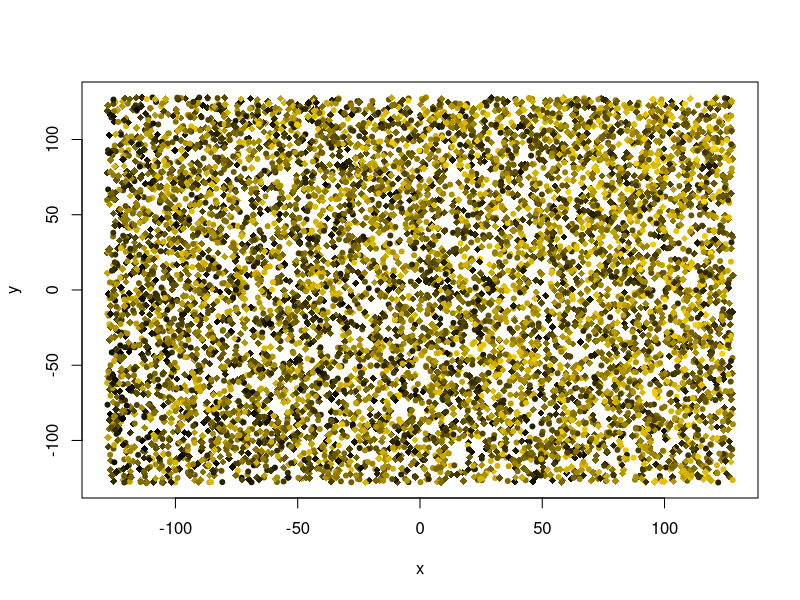
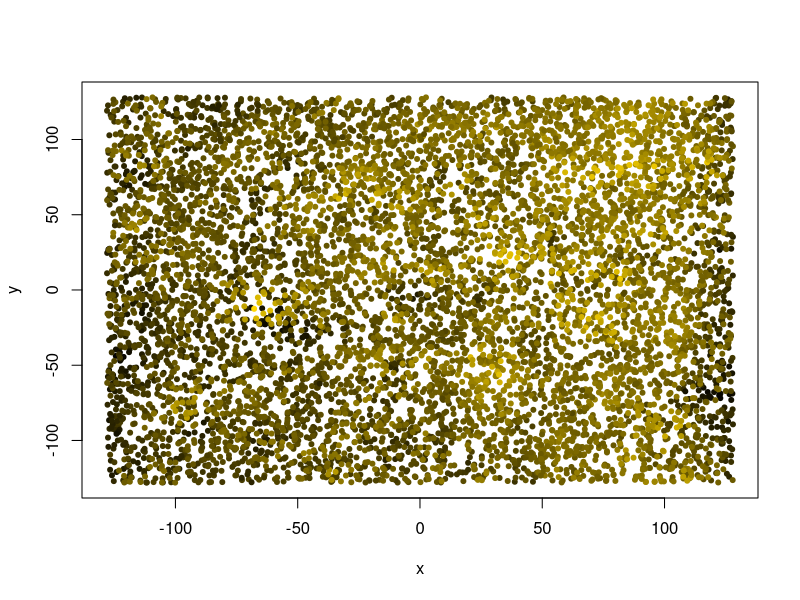
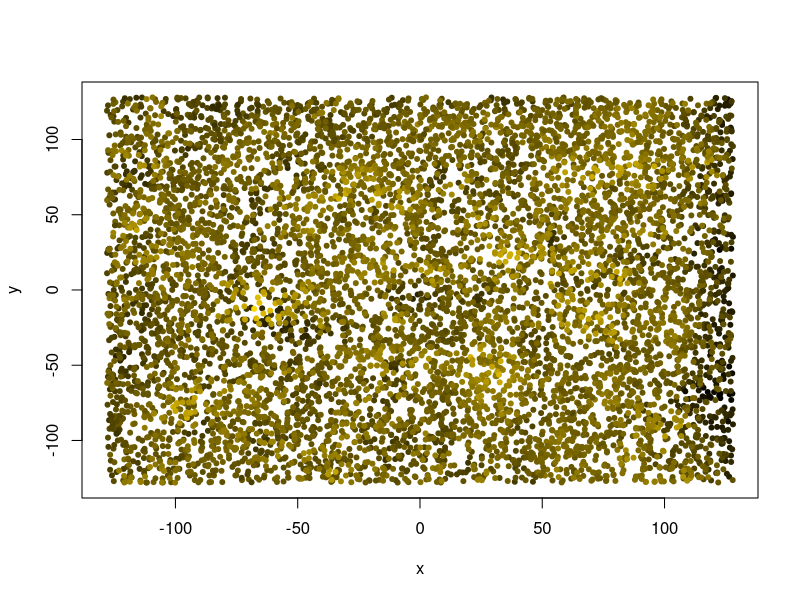

These charts were generated, in order, by the following R code: (Note: this script raises an error after producing the figures.)
## ---- chunk 1
#| eval: true
.libPaths("/data/R/library")
void <- suppressPackageStartupMessages
# library("sp") |> void()

# our beloved tidyverse components:
library("dplyr") |> void() 
library("ggplot2") |> void()  

## ---- chunk 2
n_observations <- 2^13
extent <- 128
smooth_sigma <- 16
zrange <- 2*pi

# covariate effect magnitudes
a_slope <- pi/3
b_slope <- pi/4

## ---- chunk 3
gimme_points <- function(N = 100, scale = 1.0) (runif(N)*2.0-1.0) * scale
data <- data.frame(
  x = gimme_points(n_observations, extent),
  y = gimme_points(n_observations, extent),
  z_ = gimme_points(n_observations, zrange)
)
knitr::kable(head(data, 5))
## ---- chunk 4

data$a <- 0.7 * data$x / extent + 0.3 * data$y / extent

## ---- chunk 5
data$b <- as.integer(rbinom(n = n_observations, size = 1, prob = 0.4))

data$z <- data$z_ + a_slope * data$a + b_slope * data$b

knitr::kable(head(data, 3))
## ---- chunk 6
#| label: fig-raw-data
#| fig-cap: "The raw data, unsmoothed."

# https://stackoverflow.com/a/9946970
rbpal <- colorRampPalette(c('black','gold'))
color <- rbpal(n_observations)[as.numeric(cut(data$z, breaks = n_observations))]

plot(data$x, data$y, col = color, pch = as.integer(18 + 2*data$b),
  xlab = "x", ylab = "y")
## ---- chunk 7
# compute the difference of all elements of one vector to each other
self_difference <- function (vec) outer(X = vec, Y = vec, FUN = function(X, Y)  Y-X)
wrap_difference <- function (vec) outer(X = vec, Y = vec, FUN = function(X, Y) (Y-X) %% (2*extent))

# Calculate the Euclidean distance of the x and y columns in a data frame.
Euclid <- function (data) sqrt(self_difference(data$x)^2 + self_difference(data$y)^2 )
Euclid_wrap <- function (data) sqrt(wrap_difference(data$x)^2 + wrap_difference(data$y)^2 )

# return the lower triangle of a matrix, unpacking it into a vector of unique values
lower_triangle <- function (mat) mat[lower.tri(mat)]
## ---- chunk 8

# smoothing 2D data
smooth <- function (data, sigma = NULL) {
  
  if (sigma <= 0 || is.null(sigma) || is.na(sigma)) {
    return(data$z)
  }

  dist <- Euclid_wrap(data)
  # sigma <- extent / 3
  weight <- dnorm(dist, 0, sigma) 
  weight <- weight / colSums(weight)
  # do.call("cbind", rep(list(data$z), length(data$z)))
  
  zmoothed <- weight %*% data$z
  return (zmoothed[,1])
}
## ---- chunk 9
#| label: fig-smooth-data
#| fig-cap: "The data, smoothed with a 2D Gaussian kernel. The edges are darker due to edge wrapping."

groupwise_smoothing <- function (grp) {
  sub_data <- data %>%
    filter(b == grp)
  sub_data$s <- smooth(sub_data, smooth_sigma)
  return(sub_data)
}

# "split-apply-combine" strategy
data <- bind_rows(lapply(sort(unique(data$b)),
  FUN = groupwise_smoothing
  ))
color <- rbpal(n_observations)[as.numeric(cut(data$s, breaks = n_observations))]
plot(data$x, data$y, col = color, pch = 20,
  xlab = "x", ylab = "y")

## ---- chunk 10
#| label: fig-data-detrend
#| fig-cap: "The smoothed data, again, after de-trending."

data$d <- lm(s ~ x + y, data)$residual

# another sunrise...
color <- rbpal(n_observations)[as.numeric(cut(data$d, breaks = n_observations))]
plot(data$x, data$y, col = color, pch = 20,
  xlab = "x", ylab = "y") 

## ---- chunk 11

# compute raw distance and difference
dist_diff <- data.frame(
  distance = lower_triangle(Euclid_wrap(data)),
  difference_raw = lower_triangle(self_difference(data$z)),
  difference_smooth = lower_triangle(self_difference(data$s)),
  difference = lower_triangle(self_difference(data$d))
)

# limit range, which is a major performance saver.
dist_diff <- dist_diff %>% 
  filter(distance > 0, distance < extent)


# binning, using `cut`
dist_diff$bin <- as.factor(cut(dist_diff$distance, breaks = as.integer(extent/2)))
dist_diff_binned <- dist_diff %>% 
  group_by(bin) %>%
  summarize_all(
    c("mean" = mean,
      "var" = var,
      "count" = function (vec) length(vec)
    )
  )

# semivariance is simply half the variance
dist_diff_binned$semivariance <- 0.5 * dist_diff_binned$difference_var
# head(dist_diff_binned)
## ---- chunk 12
#| eval: true
#| label: fig-difference-distance
#| fig-cap: "The difference-distance plot, visualized here as box-and-whiskers. Sorry for the ugly x-axis tick labels."

dist_diff %>% 
  ggplot(aes(x = bin, y = abs(difference))) +
  geom_boxplot(
    outlier.shape = 19, outlier.alpha = 0.01,
    notch = TRUE, notchwidth = 0.8, fill = "lightgrey"
  ) +
  theme_bw()
  #geom_jitter(width = 0.2, alpha = 0.01) +
## ---- chunk 13
#| label: fig-empirical-variogram
#| fig-cap: "The left panel shows the averaged difference-distance plot, whereas the right panel is the semivariance, plotted against the distance."

par(mfrow = c(1,2))
plot(dist_diff_binned$distance_mean, dist_diff_binned$distance_count,
   type = "o", col = "darkblue",
   xlab = "distance bin number",
   ylab = "number of pairs"
   )
plot(dist_diff_binned$distance_mean, dist_diff_binned$semivariance,
   type = "o", col = "darkgreen",
   xlab = "bin average distance",
   ylab = "semivariance"
   )

par(mfrow = c(1,1))
## ---- chunk 14

# wrap a regression function to generate residuals
# the result is the parameter to be minimized.
wrap_target_function <- function(x, y, regressor, parameters) {
  predictions <- regressor(x, parameters)
  differences <- y - predictions
  return(sum(sqrt(differences^2)))
}

# yet another trick: we can improve model fit on the closer points,
#   by giving them more weight
wrap_target_function_distanceweighted <- function(x, y, regressor, parameters) {
  predictions <- regressor(x, parameters)
  differences <- y - predictions

  # gently improving performance on proximal points:
  differences <- differences * 1/sqrt(x)

  mse <- sqrt(sum(differences^2))
  return(mse)
}


# this can turn regression output into a usable function.
# εὕρηκα, functional programming!
create_prediction_function <- function(regressor, results) {
  fcn <- function (x) {
    regressor(x, results$par)
  }

  return(fcn)
}

# a uniform way to print results
print_regression_results <- function(orsl, label = "") {
  par <- paste(round(orsl$par, 4), collapse = ", ")
  conv <- orsl$convergence
  eps <- orsl$value
  print(sprintf("%s regression: convergence %i at (%s), mse %.1f", label, conv, par, eps))
}

# note: the `epsilon` can be calculated manually with the formula:
#   sum((predictor_function(x) - y)^2)


# Finally, a quick histogram plot of residuals.
plot_residuals_histogram <- function (x, y, predictor_function, ...) {
  residuals <- predictor_function(x) - y
  ggplot(NULL, aes(x = residuals)) +
    geom_histogram(...) +
    theme_bw()
}


## ---- chunk 15
x <- dist_diff_binned$distance_mean
y <- dist_diff_binned$semivariance

linear_function <- function(x, parameters) {
  return(parameters[1] + parameters[2]*x)
}

optimizer_results <- optim(
  par = c(0, 0.05),
  fn = function(parameters) {
    wrap_target_function(x, y, linear_function, parameters)
  }, method = "Nelder-Mead"
)

print_regression_results(optimizer_results, label = "linear")

## ---- chunk 16
#| label: fig-linear-regression
#| fig-cap: "In principle, you can fit anything you like to the semivariance."

predictor_function <- create_prediction_function(linear_function, optimizer_results)

ggplot(NULL, aes(x = x, y = y)) +
  geom_point(size = 2.5, colour = "black", fill = "white", alpha = 0.4) +
  geom_line(aes(x = x, y = predictor_function(x))) +
  theme_minimal()

## ---- chunk 17
#| label: fig-gauss-function
#| fig-cap: "Although it is inverted, scaled, y-shifted, and centered on zero, you will certainly recognize our beloved bell-curve: the Gaussian. Note that we will only use the right half to proceed."

gauss_function <- function(x, parameters) {
  sill <- parameters[1] # height
  mu <- 0 # mean, always zero here
  sigma <- parameters[2] # standard deviation
  nugget <- parameters[3] # total height

  # the raw, unscaled gaussian kernel
  gauss <- exp(-((x-mu)^2)/(2*sigma^2))

  # the bell should point downwards:
  result <- sill - (sill - nugget) * gauss

  return(result)
}

try_x <- seq(-pi, pi, length.out = 100)
try_y <- gauss_function(try_x, parameters = c(2., 1., 0.5))

plot(try_x, try_y, type = "l", xlab = "x", ylab = "y", ylim = c(0, 2.))
abline(v = 0)

## ---- chunk 18


x <- dist_diff_binned$distance_mean
y <- dist_diff_binned$semivariance # multiplied to support optimizer

start_values <- c(zrange, smooth_sigma, 0.) 
optimizer_results <- optim(
  par = start_values,
  lower = c(0.0, 0.0, 0.0), # all positive parameters
  fn = function(parameters) {
    wrap_target_function_distanceweighted(x, y, gauss_function, parameters)
  }, 
  control = list("fnscale" = 1e-8),
  method = "L-BFGS-B" 
)

predictor_function <- create_prediction_function(
  gauss_function,
  optimizer_results
)

print_regression_results(optimizer_results, label = "Gauss")

## ---- chunk 19
#| label: fig-gauss-residuals
#| fig-cap: "Residual distribution of the Matérn model for semivariance."
plot_residuals_histogram(x, y, predictor_function,
  bins = 32, fill = "lightgray", color = "black")
## ---- chunk 20
sill <- optimizer_results$par[1]
range <- 2*optimizer_results$par[2]
nugget <- optimizer_results$par[3]
## ---- chunk 21
#| label: fig-gauss-variogram
#| fig-cap: "Variogram of the simulated data, using a Gauss model."

predx <- seq(0, extent, length.out = 2*extent + 1)

ggplot(NULL, aes(x = x, y = y)) +
  geom_vline(xintercept = range, color = "darkgrey") +
  geom_hline(yintercept = nugget, color = "darkgrey") +
  geom_hline(yintercept = sill, color = "darkgrey") +
  geom_point(size = 2.5, colour = "black", fill = "white", alpha = 0.4) +
  geom_line(aes(x = predx, y = predictor_function(predx))) +
  theme_minimal()

## ---- chunk 22

fit_variogram <- function(x, y, value, fcn, skip_detrend = FALSE, ...) {
  # the ellipsis ( , ...) will pass through optimizer parameters

  # convenience structure to match the above
  df <- data.frame(x = x, y = y, z = value)

  # de-trending, optionally disabled
  if (skip_detrend) {
    df$d <- df$z
  } else {
    df$d <- lm(z ~ x + y, df)$residual
  }

  # distance-difference
  dd <- data.frame(
      dist = lower_triangle(Euclid_wrap(df)),
      diff = lower_triangle(self_difference(df$d))
    ) %>%
    filter(dist > 0, dist < extent)

  # binning
  dd$bin <- as.factor(cut(dd$dist, breaks = as.integer(extent/2)))
  dd_binned <- dd %>% 
    group_by(bin) %>%
    summarize_all(
      c("mean" = mean,
        "var" = var
      )
    )

  # regression
  regx <- dd_binned$dist_mean
  regy <- 0.5 * dd_binned$diff_var


  optimizer_results <- optim(
    fn = function(parameters) {
      wrap_target_function_distanceweighted(regx, regy, fcn, parameters)
    },
    ...
  )

  print_regression_results(optimizer_results, label = "")

  # store everything in one list;
  # do I sense a smidgen of OOP here? No, not really.
  optimizer_results$fcn <- fcn
  optimizer_results$regx <- regx
  optimizer_results$regy <- regy

  return(optimizer_results)
}

## ---- chunk 23

matern_function <- function(d, parameters) {
  sill <- parameters[1] # related to semivariance
  sigma <- parameters[2] # related to actual range; turning point
  nugget <- parameters[3]
  nu <- parameters[4]

  z <- sqrt(2 * nu) * d / sigma
  K <- suppressWarnings(besselK(z, nu))
  matern <- (z)^nu * K / (2^(nu - 1) * gamma(nu))
  result <- sill - (sill - nugget) * matern
  
  result[is.na(result)] <- 0
  return(result)
}

## ---- chunk 24
plot_matern <- function(optimizer_results) {

  # retrieve everything 
  fcn <- optimizer_results$fcn
  regx <- optimizer_results$regx
  regy <- optimizer_results$regy

  # wrap the function with the optimized parameters
  predictor_function <- create_prediction_function(
    fcn,
    optimizer_results
  )

  # extract parameters
  sill <- optimizer_results$par[1]
  sigma <- optimizer_results$par[2]
  range <- 2*optimizer_results$par[2]
  nugget <- optimizer_results$par[3]


  # plotting
  plotx <- seq(0, extent, length.out = 2*extent + 1)
  plotx <- plotx[plotx>0]
  
  g <- ggplot(NULL, aes(x = regx, y = regy)) +
    geom_vline(xintercept = range, color = "darkgrey") +
    geom_hline(yintercept = nugget, color = "darkgrey") +
    geom_hline(yintercept = sill, color = "darkgrey") +
    geom_point(size = 2.5, colour = "black", fill = "white", alpha = 0.4) +
    geom_line(aes(x = plotx, y = predictor_function(plotx))) +
    labs(title = "Matérn regression, with range indicated (vertical line)") +
    theme_minimal()

  return(g)
}


## ---- chunk 25
#| label: fig-alldata-variogram
#| fig-cap: "Variogram of all the data, with a Matérn fit."

vg_all <- fit_variogram(
    x = data$x,
    y = data$y,
    value = data$s,
    fcn = matern_function,
    par = c(zrange, smooth_sigma, 0., 1.),
    lower = c(0.0, 0.0, 0., 0.001),
    upper = c(10, 100, 100, 100),
    control = list("fnscale" = 1e-8),
    method = "L-BFGS-B" 
  )
plot_matern(vg_all)

## ---- chunk 26
#| label: fig-subdata-variogram
#| fig-cap: "Variogram of the sub-data in the `b == 0` category."
semi_data <- data %>%
  filter(b == 0)

vg_b0 <- fit_variogram(
    x = semi_data$x,
    y = semi_data$y,
    value = semi_data$s,
    fcn = matern_function,
    par = c(zrange, smooth_sigma, 0., 1.),
    lower = c(0.0, 0.0, 0., 0.001),
    upper = c(10, 100, 100, 100),
    control = list("fnscale" = 1e-8),
    method = "L-BFGS-B" 
  )
plot_matern(vg_b0)


## ---- chunk 27
#| label: fig-subdata-variogram-b1
#| fig-cap: "Variogram of the sub-data in the `b == 1` category."
semi_data <- data %>%
  filter(b == 1)
vg_b1 <- fit_variogram(
    x = semi_data$x,
    y = semi_data$y,
    value = semi_data$s,
    fcn = matern_function,
    par = c(zrange, smooth_sigma, 0., 1.),
    lower = c(0.0, 0.0, 0., 0.001),
    upper = c(10, 100, 100, 100),
    control = list("fnscale" = 1e-8),
    method = "L-BFGS-B" 
  )
plot_matern(vg_b1)

## ---- chunk 28
#| label: fig-variogram-nodetrend
#| fig-cap: "Variogram of the data with de-trending disabled."
vg_nodetrend <- fit_variogram(
    x = data$x,
    y = data$y,
    value = data$s,
    fcn = matern_function,
    skip_detrend = TRUE,
    par = c(zrange, smooth_sigma, 0., 1.),
    lower = c(0.0, 0.0, 0., 0.001),
    upper = c(10, 100, 100, 100),
    control = list("fnscale" = 1e-8),
    method = "L-BFGS-B" 
  )
plot_matern(vg_nodetrend)

## ---- chunk 29
#| label: fig-variogram-rawdata
#| fig-cap: "Variogram of the Non-Tobleronian raw data, i.e. random data without spatial relation."

vg_nosmoothing <- fit_variogram(
    x = data$x,
    y = data$y,
    value = data$z,
    fcn = matern_function,
    skip_detrend = TRUE,
    par = c(zrange, smooth_sigma, 0., 1.),
    lower = c(0.0, 0.0, 0., 0.99),
    upper = c(100, 100, 0.01, 1.01),
    control = list("fnscale" = 1e-8),
    method = "L-BFGS-B" 
  )
plot_matern(vg_nosmoothing)
